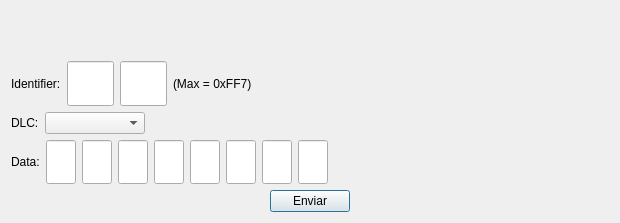
<?xml version="1.0" encoding="UTF-8"?>
<ui version="4.0">
 <class>ByteSend</class>
 <widget class="QDialog" name="ByteSend">
  <property name="geometry">
   <rect>
    <x>0</x>
    <y>0</y>
    <width>620</width>
    <height>223</height>
   </rect>
  </property>
  <property name="windowTitle">
   <string>Dialog</string>
  </property>
  <layout class="QVBoxLayout" name="verticalLayout">
   <item>
    <widget class="QLabel" name="label">
     <property name="text">
      <string/>
     </property>
     <property name="pixmap">
      <pixmap resource="imagenes.qrc">:/Imagenes/Trama_CAN.png</pixmap>
     </property>
    </widget>
   </item>
   <item>
    <layout class="QHBoxLayout" name="horizontalLayout_4">
     <item>
      <layout class="QHBoxLayout" name="horizontalLayout">
       <item>
        <widget class="QLabel" name="label_2">
         <property name="text">
          <string>Identifier:</string>
         </property>
        </widget>
       </item>
       <item>
        <widget class="QLineEdit" name="id1">
         <property name="enabled">
          <bool>true</bool>
         </property>
         <property name="sizePolicy">
          <sizepolicy hsizetype="Ignored" vsizetype="Ignored">
           <horstretch>0</horstretch>
           <verstretch>0</verstretch>
          </sizepolicy>
         </property>
         <property name="minimumSize">
          <size>
           <width>47</width>
           <height>20</height>
          </size>
         </property>
         <property name="alignment">
          <set>Qt::AlignCenter</set>
         </property>
        </widget>
       </item>
       <item>
        <widget class="QLineEdit" name="id2">
         <property name="sizePolicy">
          <sizepolicy hsizetype="Ignored" vsizetype="Ignored">
           <horstretch>0</horstretch>
           <verstretch>0</verstretch>
          </sizepolicy>
         </property>
         <property name="minimumSize">
          <size>
           <width>47</width>
           <height>20</height>
          </size>
         </property>
         <property name="alignment">
          <set>Qt::AlignCenter</set>
         </property>
        </widget>
       </item>
      </layout>
     </item>
     <item>
      <widget class="QLabel" name="label_5">
       <property name="text">
        <string>(Max = 0xFF7)</string>
       </property>
      </widget>
     </item>
     <item>
      <spacer name="horizontalSpacer">
       <property name="orientation">
        <enum>Qt::Horizontal</enum>
       </property>
       <property name="sizeHint" stdset="0">
        <size>
         <width>40</width>
         <height>20</height>
        </size>
       </property>
      </spacer>
     </item>
    </layout>
   </item>
   <item>
    <layout class="QHBoxLayout" name="horizontalLayout_3">
     <item>
      <widget class="QLabel" name="label_4">
       <property name="text">
        <string>DLC:</string>
       </property>
      </widget>
     </item>
     <item>
      <widget class="QComboBox" name="dlc">
       <property name="minimumSize">
        <size>
         <width>100</width>
         <height>20</height>
        </size>
       </property>
      </widget>
     </item>
     <item>
      <spacer name="horizontalSpacer_5">
       <property name="orientation">
        <enum>Qt::Horizontal</enum>
       </property>
       <property name="sizeHint" stdset="0">
        <size>
         <width>40</width>
         <height>20</height>
        </size>
       </property>
      </spacer>
     </item>
    </layout>
   </item>
   <item>
    <layout class="QHBoxLayout" name="horizontalLayout_6">
     <item>
      <widget class="QLabel" name="label_3">
       <property name="text">
        <string>Data:</string>
       </property>
      </widget>
     </item>
     <item>
      <layout class="QHBoxLayout" name="horizontalLayout_2">
       <item>
        <widget class="QLineEdit" name="data0">
         <property name="enabled">
          <bool>true</bool>
         </property>
         <property name="sizePolicy">
          <sizepolicy hsizetype="Ignored" vsizetype="Ignored">
           <horstretch>0</horstretch>
           <verstretch>0</verstretch>
          </sizepolicy>
         </property>
         <property name="minimumSize">
          <size>
           <width>30</width>
           <height>20</height>
          </size>
         </property>
         <property name="alignment">
          <set>Qt::AlignCenter</set>
         </property>
        </widget>
       </item>
       <item>
        <widget class="QLineEdit" name="data1">
         <property name="enabled">
          <bool>true</bool>
         </property>
         <property name="sizePolicy">
          <sizepolicy hsizetype="Ignored" vsizetype="Ignored">
           <horstretch>0</horstretch>
           <verstretch>0</verstretch>
          </sizepolicy>
         </property>
         <property name="minimumSize">
          <size>
           <width>30</width>
           <height>20</height>
          </size>
         </property>
         <property name="alignment">
          <set>Qt::AlignCenter</set>
         </property>
        </widget>
       </item>
       <item>
        <widget class="QLineEdit" name="data2">
         <property name="enabled">
          <bool>true</bool>
         </property>
         <property name="sizePolicy">
          <sizepolicy hsizetype="Ignored" vsizetype="Ignored">
           <horstretch>0</horstretch>
           <verstretch>0</verstretch>
          </sizepolicy>
         </property>
         <property name="minimumSize">
          <size>
           <width>30</width>
           <height>20</height>
          </size>
         </property>
         <property name="alignment">
          <set>Qt::AlignCenter</set>
         </property>
        </widget>
       </item>
       <item>
        <widget class="QLineEdit" name="data3">
         <property name="enabled">
          <bool>true</bool>
         </property>
         <property name="sizePolicy">
          <sizepolicy hsizetype="Ignored" vsizetype="Ignored">
           <horstretch>0</horstretch>
           <verstretch>0</verstretch>
          </sizepolicy>
         </property>
         <property name="minimumSize">
          <size>
           <width>30</width>
           <height>20</height>
          </size>
         </property>
         <property name="alignment">
          <set>Qt::AlignCenter</set>
         </property>
        </widget>
       </item>
       <item>
        <widget class="QLineEdit" name="data4">
         <property name="enabled">
          <bool>true</bool>
         </property>
         <property name="sizePolicy">
          <sizepolicy hsizetype="Ignored" vsizetype="Ignored">
           <horstretch>0</horstretch>
           <verstretch>0</verstretch>
          </sizepolicy>
         </property>
         <property name="minimumSize">
          <size>
           <width>30</width>
           <height>20</height>
          </size>
         </property>
         <property name="alignment">
          <set>Qt::AlignCenter</set>
         </property>
        </widget>
       </item>
       <item>
        <widget class="QLineEdit" name="data5">
         <property name="enabled">
          <bool>true</bool>
         </property>
         <property name="sizePolicy">
          <sizepolicy hsizetype="Ignored" vsizetype="Ignored">
           <horstretch>0</horstretch>
           <verstretch>0</verstretch>
          </sizepolicy>
         </property>
         <property name="minimumSize">
          <size>
           <width>30</width>
           <height>20</height>
          </size>
         </property>
         <property name="alignment">
          <set>Qt::AlignCenter</set>
         </property>
        </widget>
       </item>
       <item>
        <widget class="QLineEdit" name="data6">
         <property name="enabled">
          <bool>true</bool>
         </property>
         <property name="sizePolicy">
          <sizepolicy hsizetype="Ignored" vsizetype="Ignored">
           <horstretch>0</horstretch>
           <verstretch>0</verstretch>
          </sizepolicy>
         </property>
         <property name="minimumSize">
          <size>
           <width>30</width>
           <height>20</height>
          </size>
         </property>
         <property name="alignment">
          <set>Qt::AlignCenter</set>
         </property>
        </widget>
       </item>
       <item>
        <widget class="QLineEdit" name="data7">
         <property name="enabled">
          <bool>true</bool>
         </property>
         <property name="sizePolicy">
          <sizepolicy hsizetype="Ignored" vsizetype="Ignored">
           <horstretch>0</horstretch>
           <verstretch>0</verstretch>
          </sizepolicy>
         </property>
         <property name="minimumSize">
          <size>
           <width>30</width>
           <height>20</height>
          </size>
         </property>
         <property name="alignment">
          <set>Qt::AlignCenter</set>
         </property>
        </widget>
       </item>
      </layout>
     </item>
     <item>
      <spacer name="horizontalSpacer_4">
       <property name="orientation">
        <enum>Qt::Horizontal</enum>
       </property>
       <property name="sizeHint" stdset="0">
        <size>
         <width>40</width>
         <height>20</height>
        </size>
       </property>
      </spacer>
     </item>
    </layout>
   </item>
   <item>
    <layout class="QHBoxLayout" name="horizontalLayout_5">
     <item>
      <spacer name="horizontalSpacer_2">
       <property name="orientation">
        <enum>Qt::Horizontal</enum>
       </property>
       <property name="sizeHint" stdset="0">
        <size>
         <width>40</width>
         <height>20</height>
        </size>
       </property>
      </spacer>
     </item>
     <item>
      <widget class="QPushButton" name="sendButton">
       <property name="text">
        <string>Enviar</string>
       </property>
      </widget>
     </item>
     <item>
      <spacer name="horizontalSpacer_3">
       <property name="orientation">
        <enum>Qt::Horizontal</enum>
       </property>
       <property name="sizeHint" stdset="0">
        <size>
         <width>40</width>
         <height>20</height>
        </size>
       </property>
      </spacer>
     </item>
    </layout>
   </item>
  </layout>
 </widget>
 <resources>
  <include location="imagenes.qrc"/>
 </resources>
 <connections/>
</ui>
